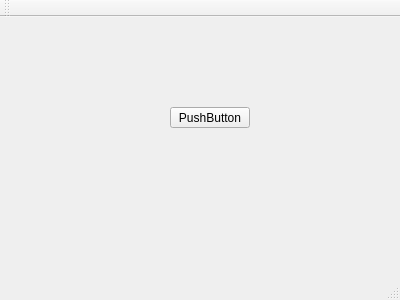
<?xml version="1.0" encoding="UTF-8"?>
<ui version="4.0">
 <class>mainwindow</class>
 <widget class="QMainWindow" name="mainwindow">
  <property name="geometry">
   <rect>
    <x>0</x>
    <y>0</y>
    <width>400</width>
    <height>300</height>
   </rect>
  </property>
  <property name="windowTitle">
   <string>mainwindow</string>
  </property>
  <widget class="QWidget" name="centralWidget">
   <widget class="QPushButton" name="pushButton">
    <property name="geometry">
     <rect>
      <x>170</x>
      <y>90</y>
      <width>80</width>
      <height>21</height>
     </rect>
    </property>
    <property name="text">
     <string>PushButton</string>
    </property>
   </widget>
  </widget>
  <widget class="QMenuBar" name="menuBar">
   <property name="geometry">
    <rect>
     <x>0</x>
     <y>0</y>
     <width>400</width>
     <height>20</height>
    </rect>
   </property>
  </widget>
  <widget class="QToolBar" name="mainToolBar">
   <attribute name="toolBarArea">
    <enum>TopToolBarArea</enum>
   </attribute>
   <attribute name="toolBarBreak">
    <bool>false</bool>
   </attribute>
  </widget>
  <widget class="QStatusBar" name="statusBar"/>
 </widget>
 <layoutdefault spacing="6" margin="11"/>
 <resources/>
 <connections/>
</ui>
